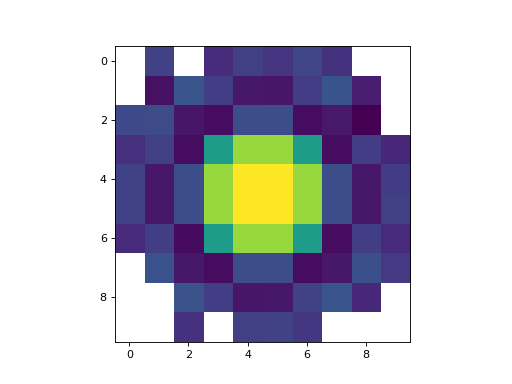

The script that drew this image:
import numpy as np
import matplotlib.pyplot as plt
from pygridgen import csa
xin = np.random.randn(10000)
yin = np.random.randn(10000)
zin = np.sin( xin**2 + yin**2 ) / (xin**2 + yin**2 )
xout, yout = np.mgrid[-3:3:10j, -3:3:10j]
csa_interp = csa.CSA(xin, yin, zin)
zout = csa_interp(xout, yout)
img = plt.imshow(zout)
